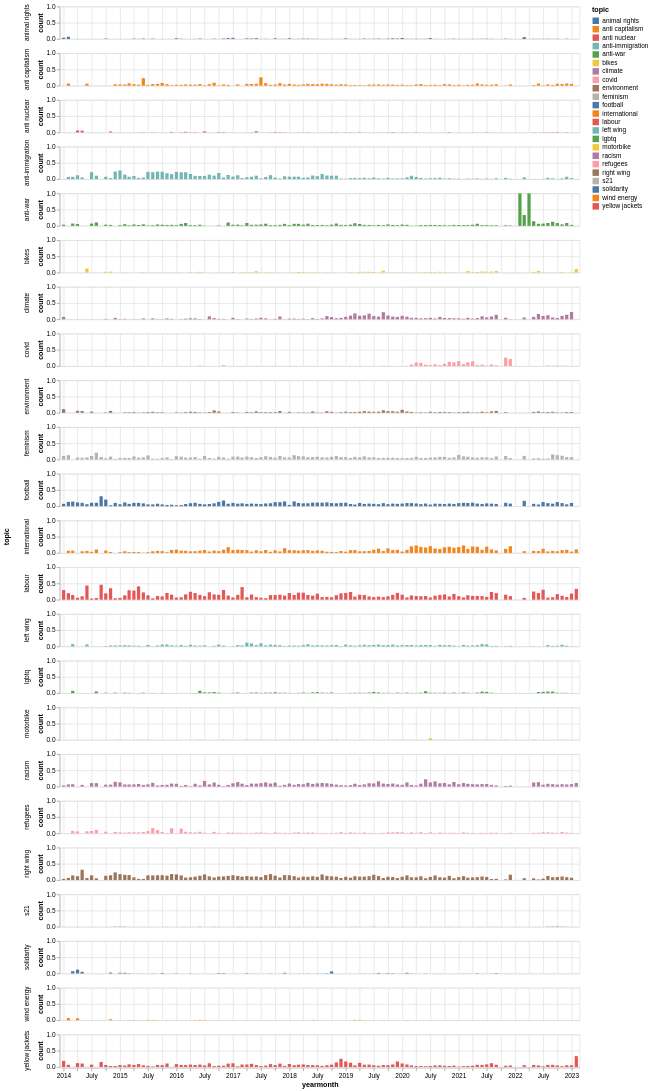

This figure's notebook cell:
### Code cell
import altair as alt

# plot timeline of proportion of articles per topic
alt.Chart(df).mark_bar().encode(
    x="yearmonth:T",
    y=alt.Y("count:Q"),
    color="topic:N",
    row="topic:N",
).properties(
    width=800,
    height=50,
)

### Figure 1 — Vega-Lite specification as saved in the notebook (floating-point values rounded to 4 significant figures; data arrays with more than 128 entries replaced by an {"elided": "..."} marker saying what was removed)
{"config": {"view": {"continuousWidth": 400, "continuousHeight": 300}}, "data": {"name": "data-07f76fc76da8d292040d3827718c3436"}, "mark": "bar", "encoding": {"color": {"field": "topic", "type": "nominal"}, "row": {"field": "topic", "type": "nominal"}, "x": {"field": "yearmonth", "type": "temporal"}, "y": {"field": "count", "type": "quantitative"}}, "height": 50, "width": 800, "$schema": "https://vega.github.io/schema/vega-lite/v4.17.0.json", "datasets": {"data-07f76fc76da8d292040d3827718c3436": {"elided": "1876 records"}}}
